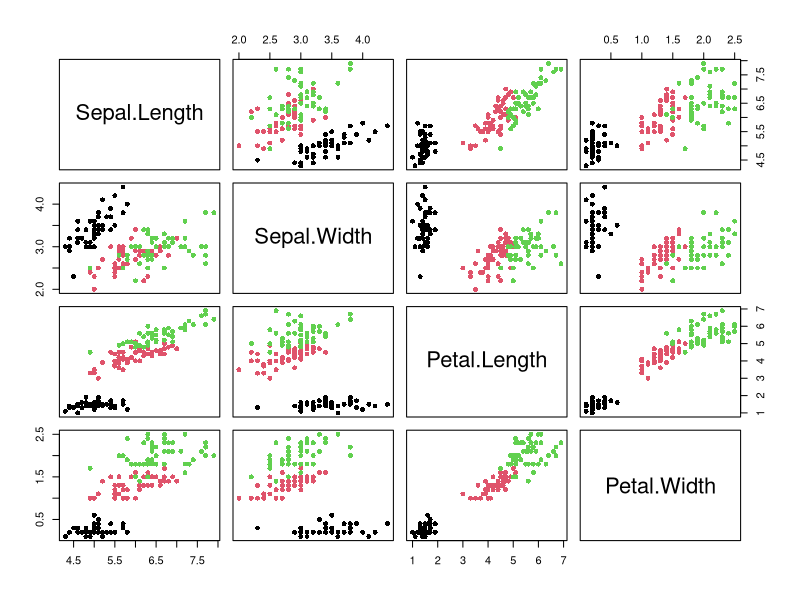

This chart was generated by the following R code:
head(iris)
plot(iris[, 1:4], col=iris$Species, pch=16)

summary(iris$Sepal.Length)
sd(iris$Sepal.Length)

summary(iris$Sepal.Width)
sd(iris$Sepal.Width)

summary(iris$Petal.Length)
sd(iris$Sepal.Length)

summary(iris$Petal.Width)
sd(iris$Sepal.Width)